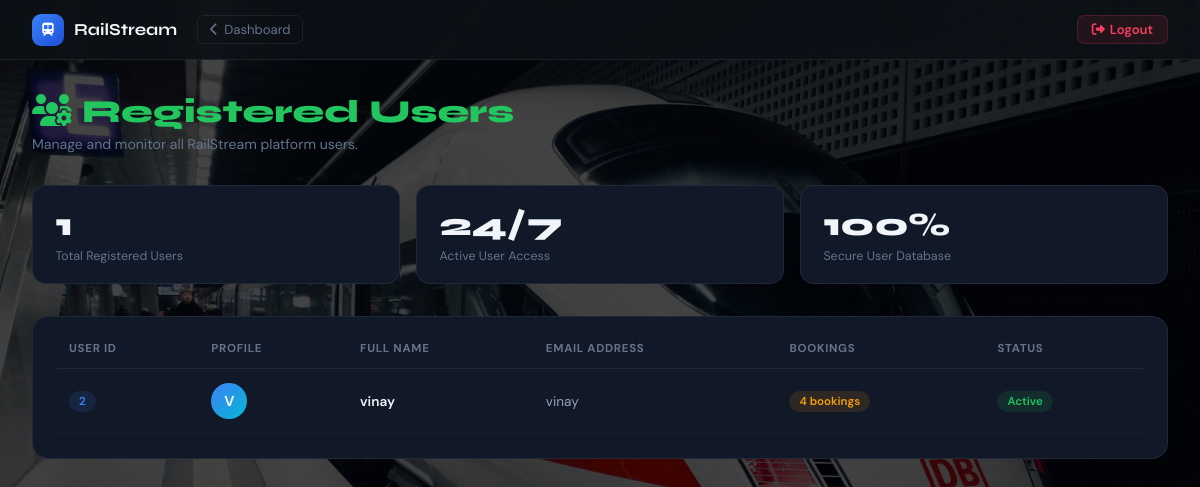
/admin_users.php (signed in), run on the app's committed database.
### tables this page shows
CREATE TABLE `users` (
  `id` int(11) NOT NULL,
  `username` varchar(50) NOT NULL,
  `password` varchar(255) NOT NULL,
  `email` varchar(100) DEFAULT NULL
);

### admin_users.php (the view, shortened to what this page needs)
<?php
include('db_config.php');
$users = mysqli_query($conn, "SELECT u.*, COUNT(b.id) as booking_count FROM users u LEFT JOIN bookings b ON u.id = b.user_id WHERE u.username != 'admin' GROUP BY u.id ORDER BY u.id DESC");
$total_users = mysqli_fetch_assoc(mysqli_query($conn, "SELECT COUNT(*) as c FROM users WHERE username != 'admin'"))['c'];
?>
<!DOCTYPE html>
<html lang="en"><head><meta charset="UTF-8"><meta name="viewport" content="width=device-width,initial-scale=1"><title>Users - RailStream Admin</title>
<?php include('admin_head.php'); ?>
</head>
<body>
<?php include('admin_nav.php'); ?>
<div class="page-main">
    <div class="page-header">
        <h1 style="color:#22c55e"><i class="fa-solid fa-users-gear" style="margin-right:10px"></i>Registered Users</h1>
        <p>Manage and monitor all RailStream platform users.</p>
    </div>
    <div class="top-stats">
        <div class="top-stat">
            <div class="num"><?php echo $total_users; ?></div>
            <div class="lbl">Total Registered Users</div>
        </div>
        <div class="top-stat">
            <div class="num">24/7</div>
            <div class="lbl">Active User Access</div>
        </div>
        <div class="top-stat">
            <div class="num">100%</div>
            <div class="lbl">Secure User Database</div>
        </div>
    </div>
    <div class="card" style="overflow-x:auto">
        <table>
            <thead><tr>
                <th>User ID</th><th>Profile</th><th>Full Name</th><th>Email Address</th><th>Bookings</th><th>Status</th>
            </tr></thead>
            <tbody>
            <?php while($u = mysqli_fetch_assoc($users)): ?>
                <tr>
                    <td><span class="badge badge-blue"><?php echo $u['id']; ?></span></td>
                    <td><div class="avatar"><?php echo strtoupper(substr($u['username'],0,1)); ?></div></td>
                    <td style="font-weight:600"><?php echo $u['username']; ?></td>
                    <td style="color:#94a3b8"><?php echo $u['email'] ?: '—'; ?></td>
                    <td><span class="badge badge-amber"><?php echo $u['booking_count']; ?> bookings</span></td>
                    <td><span class="badge badge-green">Active</span></td>
                </tr>
            <?php endwhile; ?>
            </tbody>
        </table>
    </div>
</div>
</body></html>

### admin_head.php (style rules this page uses)
:root { --bg: #07090f; --surface: #0d1117; --card: #111827; --border: rgba(255,255,255,0.07); --accent-blue: #3b82f6; --text: #f1f5f9; --muted: #64748b; }
* { margin:0; padding:0; box-sizing:border-box; }
body { background: linear-gradient(rgba(0,0,0,0.72), rgba(0,0,0,0.72)), url('train.jpg'); background-size: cover; background-position: center; background-attachment: fixed; color: var(--text); font-family: 'DM Sans', sans-serif; min-height:100vh; }
body::before { content: ''; position: fixed; inset: 0; background-image: radial-gradient(1px 1px at 10% 15%, rgba(255,255,255,0.15) 0%, transparent 100%), radial-gradient(1px 1px at 55% 25%, rgba(255,255,255,0.12) 0%, transparent 100%), radial-gradient(1px 1px at 75% 70%, rgba(255,255,255,0.1) 0%, transparent 100%), radial-gradient(1px 1px at 90% 40%, rgba(255,255,255,0.15) 0%, transparent 100%); pointer-events: none; z-index: 0; }
.page-main { position: relative; z-index: 1; padding: 2rem 2rem 3rem; max-width: 1300px; margin: 0 auto; }
.page-header { margin-bottom: 2rem; }
.page-header h1 { font-family: 'Syne', sans-serif; font-size: 2rem; font-weight: 800; margin-bottom: 4px; }
.page-header p { color: var(--muted); font-size: 0.88rem; }
.card { background: var(--card); border: 1px solid var(--border); border-radius: 16px; padding: 1.5rem; }
table { width: 100%; border-collapse: collapse; }
thead th { color: var(--muted); font-size: 0.72rem; text-transform: uppercase; letter-spacing: 0.06em; padding: 0 12px 12px; text-align: left; border-bottom: 1px solid var(--border); }
tbody tr { border-bottom: 1px solid rgba(255,255,255,0.03); transition: background 0.15s; }
tbody td { padding: 14px 12px; font-size: 0.85rem; }
.badge { display: inline-block; padding: 3px 10px; border-radius: 20px; font-size: 0.72rem; font-weight: 600; }
.badge-green { background: rgba(34,197,94,0.12); color: #22c55e; }
.badge-blue { background: rgba(59,130,246,0.12); color: #3b82f6; }
.badge-amber { background: rgba(245,158,11,0.12); color: #f59e0b; }

### admin_users.php (style rules this page uses)
.top-stats { display:grid;grid-template-columns:repeat(3,1fr);gap:1rem;margin-bottom:2rem; }
.top-stat { background:var(--card);border:1px solid var(--border);border-radius:14px;padding:1.2rem 1.4rem; }
.top-stat .num { font-family:'Syne',sans-serif;font-size:2rem;font-weight:800; }
.top-stat .lbl { color:var(--muted);font-size:0.78rem;margin-top:4px; }
.avatar { width:36px;height:36px;border-radius:50%;background:linear-gradient(135deg,#3b82f6,#06b6d4);display:flex;align-items:center;justify-content:center;font-weight:700;font-size:0.9rem; }

### data on the page
users: id "2", username "V", username "vinay", email "vinay", booking_count "4"

### other printed values
$total_users "1"
